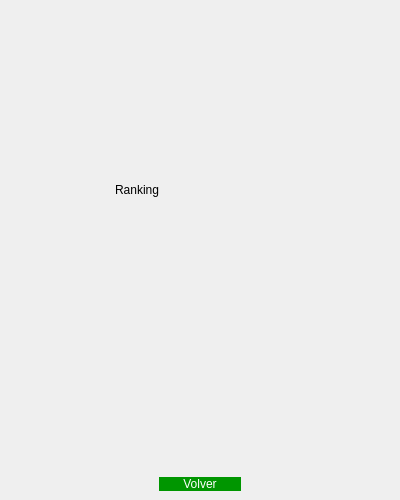
<?xml version="1.0" encoding="UTF-8"?>
<ui version="4.0">
 <class>MainWindow</class>
 <widget class="QMainWindow" name="MainWindow">
  <property name="geometry">
   <rect>
    <x>0</x>
    <y>0</y>
    <width>400</width>
    <height>500</height>
   </rect>
  </property>
  <property name="minimumSize">
   <size>
    <width>400</width>
    <height>400</height>
   </size>
  </property>
  <property name="maximumSize">
   <size>
    <width>1000</width>
    <height>1000</height>
   </size>
  </property>
  <property name="windowTitle">
   <string>MainWindow</string>
  </property>
  <widget class="QWidget" name="centralwidget">
   <layout class="QGridLayout" name="gridLayout">
    <item row="1" column="0">
     <layout class="QVBoxLayout" name="verticalLayout_6">
      <property name="leftMargin">
       <number>150</number>
      </property>
      <property name="topMargin">
       <number>100</number>
      </property>
      <property name="rightMargin">
       <number>150</number>
      </property>
      <item>
       <widget class="QPushButton" name="boton_volver">
        <property name="styleSheet">
         <string notr="true">background-color: rgb(0,150,0);
color: white;
border-radius: rounded 3px</string>
        </property>
        <property name="text">
         <string>Volver</string>
        </property>
        <property name="flat">
         <bool>false</bool>
        </property>
       </widget>
      </item>
     </layout>
    </item>
    <item row="0" column="0">
     <layout class="QHBoxLayout" name="horizontalLayout_2">
      <item>
       <widget class="QLabel" name="icono_sol">
        <property name="enabled">
         <bool>true</bool>
        </property>
        <property name="minimumSize">
         <size>
          <width>20</width>
          <height>20</height>
         </size>
        </property>
        <property name="maximumSize">
         <size>
          <width>100</width>
          <height>100</height>
         </size>
        </property>
        <property name="autoFillBackground">
         <bool>false</bool>
        </property>
        <property name="frameShape">
         <enum>QFrame::NoFrame</enum>
        </property>
        <property name="text">
         <string/>
        </property>
        <property name="textFormat">
         <enum>Qt::RichText</enum>
        </property>
        <property name="scaledContents">
         <bool>true</bool>
        </property>
        <property name="margin">
         <number>10</number>
        </property>
       </widget>
      </item>
      <item>
       <widget class="QLabel" name="texto_ranking">
        <property name="text">
         <string>Ranking</string>
        </property>
       </widget>
      </item>
     </layout>
    </item>
   </layout>
  </widget>
 </widget>
 <resources/>
 <connections/>
</ui>
